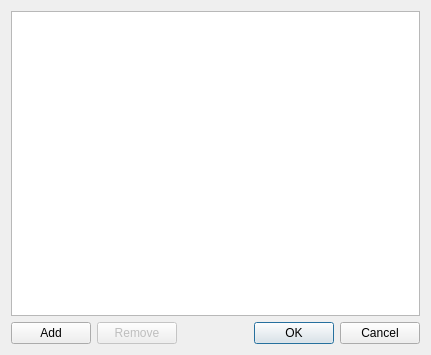
<?xml version="1.0" encoding="UTF-8"?>
<ui version="4.0">
 <class>Messages</class>
 <widget class="QDialog" name="Messages">
  <property name="geometry">
   <rect>
    <x>0</x>
    <y>0</y>
    <width>431</width>
    <height>355</height>
   </rect>
  </property>
  <property name="windowTitle">
   <string>Dialog</string>
  </property>
  <layout class="QVBoxLayout" name="verticalLayout">
   <item>
    <widget class="QListWidget" name="listWidget"/>
   </item>
   <item>
    <layout class="QHBoxLayout" name="horizontalLayout">
     <item>
      <widget class="QPushButton" name="btnAdd">
       <property name="text">
        <string>Add</string>
       </property>
      </widget>
     </item>
     <item>
      <widget class="QPushButton" name="btnRemove">
       <property name="enabled">
        <bool>false</bool>
       </property>
       <property name="text">
        <string>Remove</string>
       </property>
      </widget>
     </item>
     <item>
      <widget class="QDialogButtonBox" name="buttonBox">
       <property name="orientation">
        <enum>Qt::Horizontal</enum>
       </property>
       <property name="standardButtons">
        <set>QDialogButtonBox::Cancel|QDialogButtonBox::Ok</set>
       </property>
      </widget>
     </item>
    </layout>
   </item>
  </layout>
 </widget>
 <resources/>
 <connections>
  <connection>
   <sender>buttonBox</sender>
   <signal>accepted()</signal>
   <receiver>Messages</receiver>
   <slot>accept()</slot>
   <hints>
    <hint type="sourcelabel">
     <x>248</x>
     <y>254</y>
    </hint>
    <hint type="destinationlabel">
     <x>157</x>
     <y>274</y>
    </hint>
   </hints>
  </connection>
  <connection>
   <sender>buttonBox</sender>
   <signal>rejected()</signal>
   <receiver>Messages</receiver>
   <slot>reject()</slot>
   <hints>
    <hint type="sourcelabel">
     <x>316</x>
     <y>260</y>
    </hint>
    <hint type="destinationlabel">
     <x>286</x>
     <y>274</y>
    </hint>
   </hints>
  </connection>
 </connections>
</ui>
